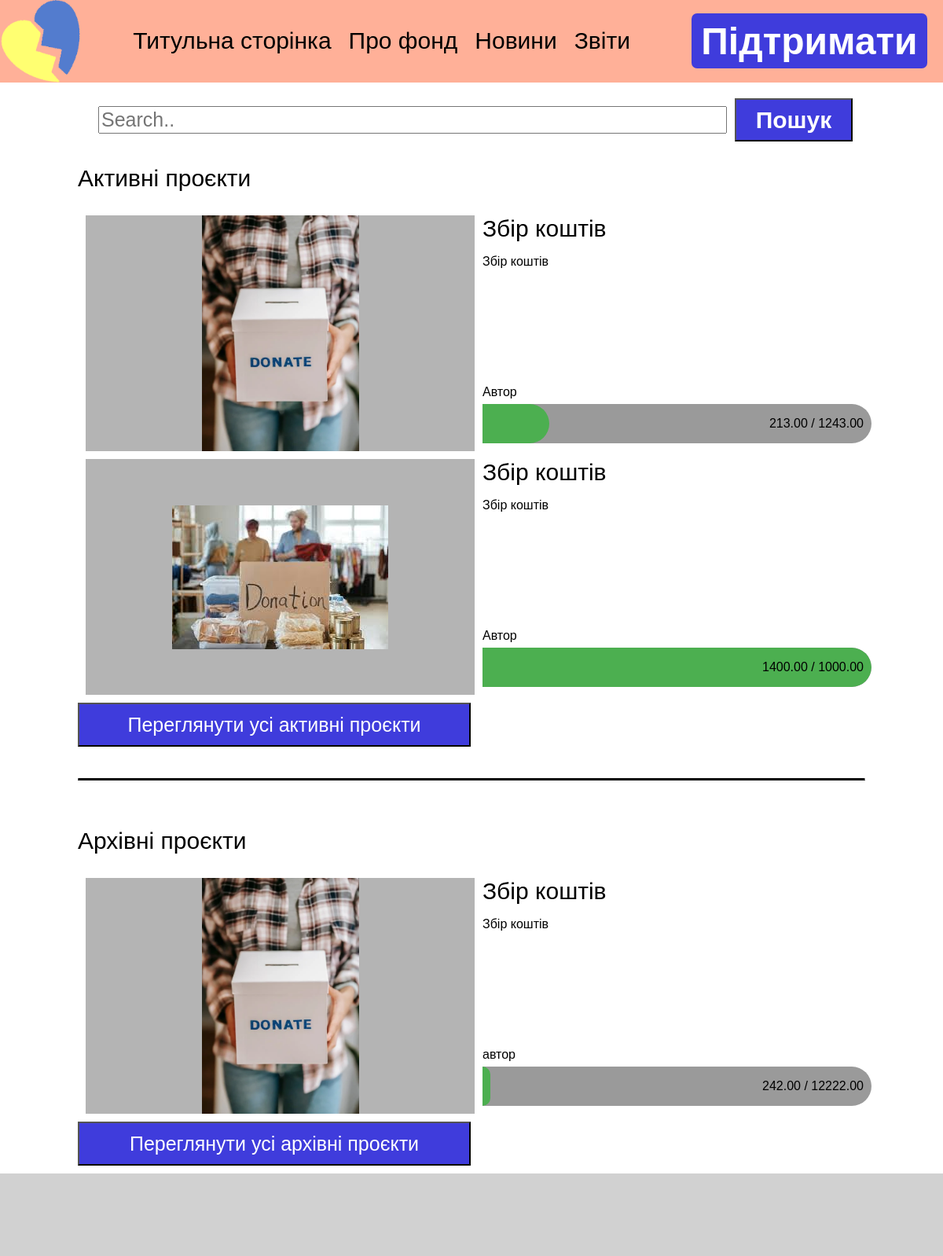
The page /projects/ on the database as committed earlier.
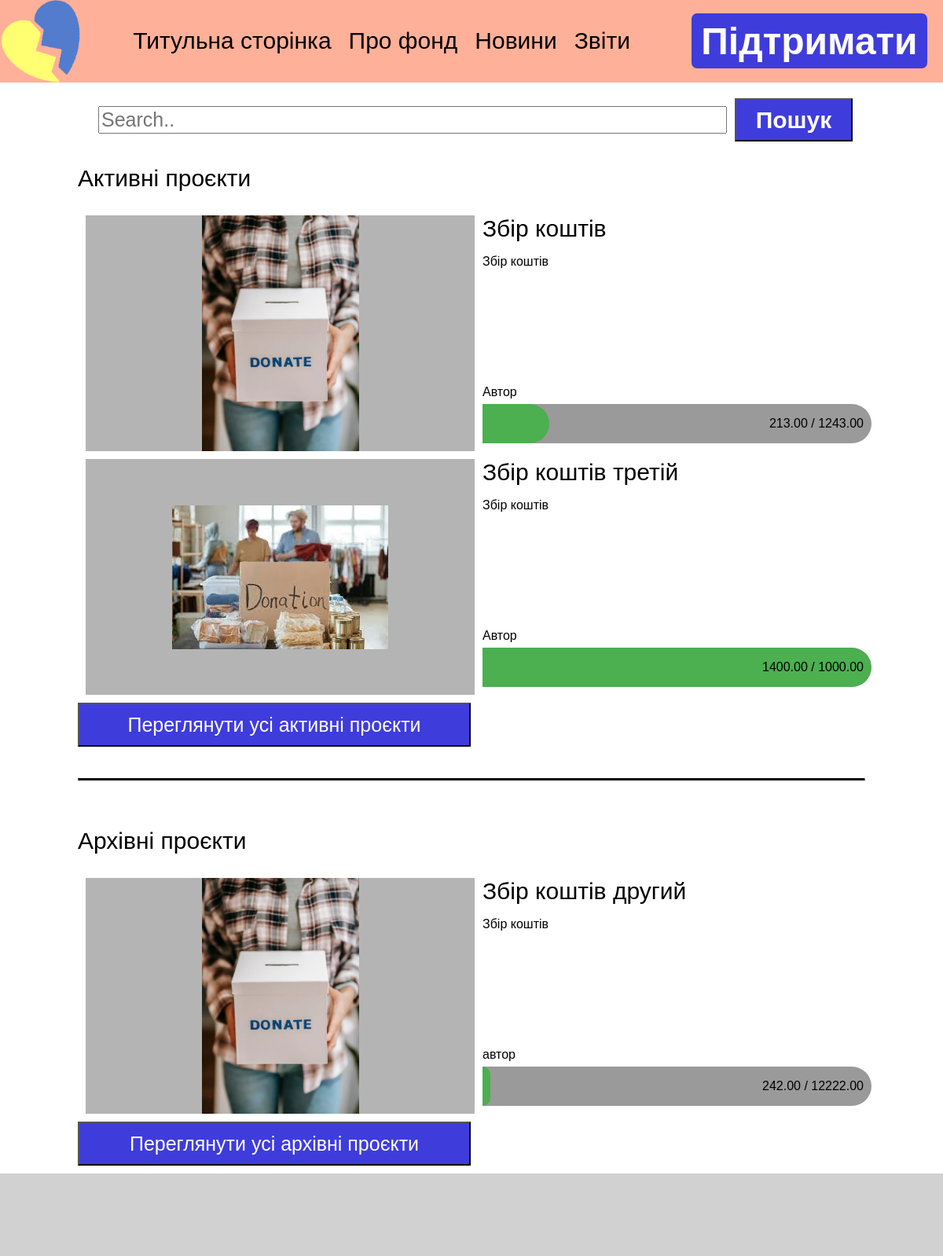
The same page on the database as committed later.
### UAFOND/models.py (models this page shows)
class Projects(models.Model):
    id = models.AutoField(primary_key=True)
    title = models.CharField(max_length=100, null=False, blank=False)
    author = models.CharField(max_length=100, null=False, blank=False)
    text = models.TextField()
    img = models.ImageField(upload_to='projects/')
    req_money = models.DecimalField(max_digits=20, decimal_places=2, null=False)
    coll_money = models.DecimalField(max_digits=20, decimal_places=2, null=False)
    active = models.BooleanField(default=True, null=False)

### UAFOND/views.py (the view)
# urls.py: path('projects/', views.projects, name='projects'),
def projects(request):
    projects = Projects.objects.all().order_by("-id")
    return render(request, 'projects.html', {'projects': projects})

### templates/projects.html (shortened to what this page needs)
<html lang="uk-UA">
<head>
    {% load static %}
</head>
<body>
    <div id="highbar">
        <img src = "{% static 'label.png' %}">
        <ul>
            <li><a href="{% url 'main' %}">Титульна сторінка</a></li>
            <li><a href="{% url 'about' %}">Про фонд</a></li>
            <li><a href="{% url 'news' %}">Новини</a></li>
            <li><a href="{% url 'report' %}">Звіти</a></li>
        </ul>
        <button onclick="window.location.href='{% url 'support' %}'">Підтримати</button>
    </div>
    {%block content%}
    <div id = "searchbar_field">
        <input id="searchbar" type="text" placeholder="Search..">
        <button id="search">Пошук</button>
    </div>
    <div id="proj_space">
        <div id="active_projects">
            <p class="title"> Активні проєкти <p>
            {%for project in projects|slice:":3" %}
                {%if project.active%}
                    <div class="project">
                        <div class="proj_img">
                            <img src="{{ MEDIA_URL }}{{ project.img.url }}" alt="Image">
                        </div>
                        <div class = "infoblock">
                            <div class="proj_textblock">
                                <a class="title" href="{% url 'proj' project.id %}">{{project.title}}</a>
                                <p class="text">{{project.text}}</p>
                                <p class="author">{{project.author}}</p>
                            </div>
                            <div class="proj_moneybar" data-coll-money="{{ project.coll_money }}" data-req-money="{{ project.req_money }}">
                                <div class="fulled_bar">
                                </div>
                                <p class="money">{{ project.coll_money }} / {{ project.req_money }}</p>
                            </div>
                        </div>
                    </div>
                {%endif%}
            {% endfor %}
            <button class="more_button" id="act_only" onclick="window.location.href='{% url 'act_projects' %}'">Переглянути усі активні проєкти</button>
        </div>
        <hr>
        <div id="arhived_projects">
            <p class="title"> Архівні проєкти <p>
            {%for project in projects|slice:":3"%}
                {%if not project.active%}
                    <div class="project">
                        <div class="proj_img">
                            <img src="{{ MEDIA_URL }}{{ project.img.url }}" alt="Image">
                        </div>
                        <div class = "infoblock">
                            <div class="proj_textblock">
                                <a class="title" href="{% url 'proj' project.id %}">{{project.title}}</a>
                                <p class="text">{{project.text}}</p>
                                <p class="author">{{project.author}}</p>
                            </div>
                            <div class="proj_moneybar" data-coll-money="{{ project.coll_money }}" data-req-money="{{ project.req_money }}">
                                <div class="fulled_bar">
                                </div>
                                <p class="money">{{ project.coll_money }} / {{ project.req_money }}</p>
                            </div>
                        </div>
                    </div>
                {%endif%}
            {% endfor %}
            <button class="more_button" id="acrch_only" onclick="window.location.href='{% url 'arch_projects' %}'">Переглянути усі архівні проєкти</button>
        </div>
    </div>
    {% endblock %}
    <div id="lowbar">
    </div>
    <link rel="stylesheet" type="text/css" href="{% static 'projects.css' %}">
</body>
</html>

Rows that differ between the two databases and show on the page:
changed Projects: title "Збір коштів" → "Збір коштів третій"
changed Projects "автор": title "Збір коштів" → "Збір коштів другий"
